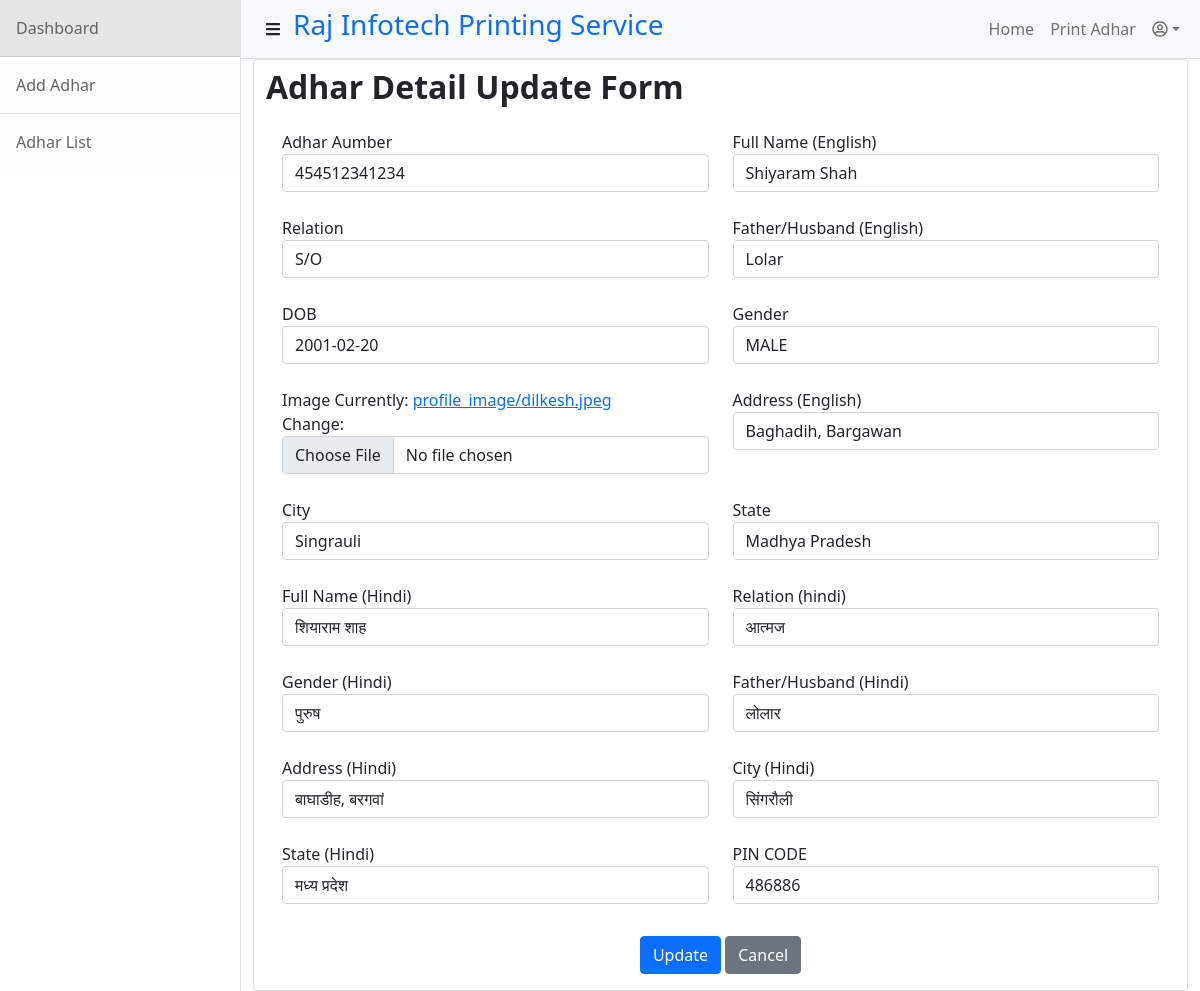
Page /update_adhar/12/ on the committed database.
### printAdhar/models.py (models this page shows, shortened)
class AdharCardDetail(models.Model):
    MALE = 'MALE'
    FEMALE = 'FEMALE'
    GENDER_CHOICE ={
            (MALE, 'MALE'),
            (FEMALE , 'FEMALE'),
        }
    MP = "Madhya Pradesh"
    CG = "Chhattisgarh"
    STATE_CHOICE={
        (MP, "Madhya Pradesh"),
        (CG, "Chhattisgarh"),
    }
    SON_OF = "S/O"
    DAUGHTER_OF = "D/O"
    WIFE_OF = "W/O"
    RELATION_CHOICE = {
        (SON_OF, "S/O"),
        (DAUGHTER_OF, "D/O"),
        (WIFE_OF, "W/O"),
    }
    uid = models.BigIntegerField(verbose_name="Adhar Aumber")
    full_name = models.CharField(max_length=100, verbose_name='Full Name (English)')
    relation = models.CharField(max_length=4, choices=RELATION_CHOICE, default=SON_OF, verbose_name="Relation")
    relation_name = models.CharField(max_length=100, verbose_name='Father/Husband (English)')
    date_of_birth = models.DateField(null=True, verbose_name='DOB')
    gender = models.CharField(choices=GENDER_CHOICE, max_length=8, default=MALE, verbose_name='Gender')
    image = models.ImageField(upload_to = "profile_image", verbose_name="Image")
    address = models.CharField(max_length=150, verbose_name='Address (English)', )
    city = models.CharField(max_length=20, verbose_name="City")
    state = models.CharField(choices=STATE_CHOICE, max_length=20, verbose_name="State", default=MP)
    full_name_hi = models.CharField(max_length=100, verbose_name='Full Name (Hindi)')
    relation_hi = models.CharField(max_length=20, verbose_name="Relation (hindi)")
    gender_hi = models.CharField(max_length=20, verbose_name='Gender (Hindi)')
    relation_name_hi = models.CharField(max_length=100, verbose_name='Father/Husband (Hindi)')
    address_hi = models.CharField(max_length=150, verbose_name='Address (Hindi)', )
    city_hi = models.CharField(max_length=20, verbose_name="City (Hindi)")
    state_hi = models.CharField(max_length=50, verbose_name="State (Hindi)")
    pin_code = models.CharField(max_length=6, default="482000", verbose_name= "PIN CODE")
    created_at = models.DateTimeField(auto_now_add=True)

### printAdhar/views.py (the view)
# urls.py: re_path(r'^update_adhar/(?P<id>\d+)/$', views.update_adhar, name="update_adhar"),
def update_adhar(request, id):
    instance = get_object_or_404(AdharCardDetail, id=id)
    form = AdharDetailForm(request.POST or None, request.FILES or None, instance=instance)
    if request.method == "POST":
        if form.is_valid():
            form.save()
            return redirect("adhar_list")
        else:
            return render(request, "uid/adhar_updtae_form.html", {"form": form})
    return render(request, "uid/adhar_updtae_form.html", {"form": form})

### printAdhar/forms.py
class AdharDetailForm(forms.ModelForm):
    class Meta:
        model = AdharCardDetail
        fields = '__all__'

### printAdhar/templates/uid/adhar_updtae_form.html (shortened to what this page needs)
{% extends "layout.html" %}
{% load widget_tweaks %}
{% block content %}
<div class="container card" style="">
    <h1 class="fs-2 fw-bolder mt-2">Adhar Detail Update Form</h1>
    <div class="card-body">
        <form method="POST" enctype="multipart/form-data">
            <div class="row">
                {% for field in form %}
                <div class="col-6">
                    <div class="form-group mb-4">
                        <label for="{{ field.id_for_label }}">{{ field.label }}</label>
                        {% render_field field class="form-control" %}
                    </div>
                </div>
                {% endfor %}
            </div>
            <div align="center">
                <button class="btn btn-primary mt-2" type="submit">Update</button>
                <a href="{% url 'adhar_list' %}"><button class="btn btn-secondary mt-2" type="button">Cancel</button></a>
            </div>
        </form>
    </div>
</div>
{% endblock content %}

### rows in the picture
AdharCardDetail: uid "454512341234" "Shiyaram Shah" "S/O" "Lolar" "2001-02-20" "MALE" "Baghadih, Bargawan" "Singrauli" "Madhya Pradesh" "शियाराम शाह" "आत्मज" "पुरुष" "लोलार" "बाघाडीह, बरगवां" "सिंगरौली" "मध्य प्रदेश" "486886"

### other values in the picture
{{ field.label }} "Adhar Aumber" "Full Name (English)" "Relation" "Father/Husband (English)" "DOB" "Gender" "Image" "Address (English)" "City" "State" "Full Name (Hindi)" "Relation (hindi)" "Gender (Hindi)" "Father/Husband (Hindi)" "Address (Hindi)" "City (Hindi)" "State (Hindi)" "PIN CODE"
